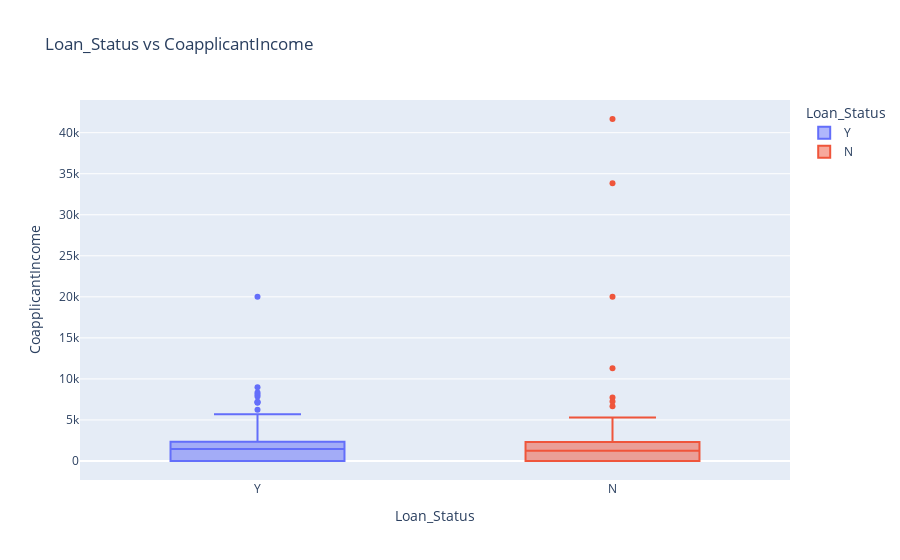

This figure's notebook cell:
### Markdown cell above
## Loan_Status vs CoapplicantIncome:

### Code cell
fig_coapplicant_income = px.box(df,
                                x='Loan_Status',
                                y='CoapplicantIncome',
                                color='Loan_Status',
                                title='Loan_Status vs CoapplicantIncome')
fig_coapplicant_income.show()

### Figure 1 — Plotly figure (JSON) as saved in the notebook; plotly's stock layout.template omitted (floating-point values rounded to 4 significant figures; data arrays with more than 128 entries replaced by an {"elided": "..."} marker saying what was removed)
{"data": [{"alignmentgroup": "True", "hovertemplate": "Loan_Status=%{x}<br>CoapplicantIncome=%{y}<extra></extra>", "legendgroup": "Y", "marker": {"color": "#636efa"}, "name": "Y", "notched": false, "offsetgroup": "Y", "orientation": "v", "showlegend": true, "type": "box", "x": {"elided": "389 str values"}, "x0": " ", "xaxis": "x", "y": {"elided": "389 float values"}, "y0": " ", "yaxis": "y"}, {"alignmentgroup": "True", "hovertemplate": "Loan_Status=%{x}<br>CoapplicantIncome=%{y}<extra></extra>", "legendgroup": "N", "marker": {"color": "#EF553B"}, "name": "N", "notched": false, "offsetgroup": "N", "orientation": "v", "showlegend": true, "type": "box", "x": {"elided": "175 str values"}, "x0": " ", "xaxis": "x", "y": {"elided": "175 float values"}, "y0": " ", "yaxis": "y"}], "layout": {"boxmode": "overlay", "legend": {"title": {"text": "Loan_Status"}, "tracegroupgap": 0}, "title": {"text": "Loan_Status vs CoapplicantIncome"}, "xaxis": {"anchor": "y", "categoryarray": ["Y", "N"], "categoryorder": "array", "domain": [0, 1], "title": {"text": "Loan_Status"}}, "yaxis": {"anchor": "x", "domain": [0, 1], "title": {"text": "CoapplicantIncome"}}}}
